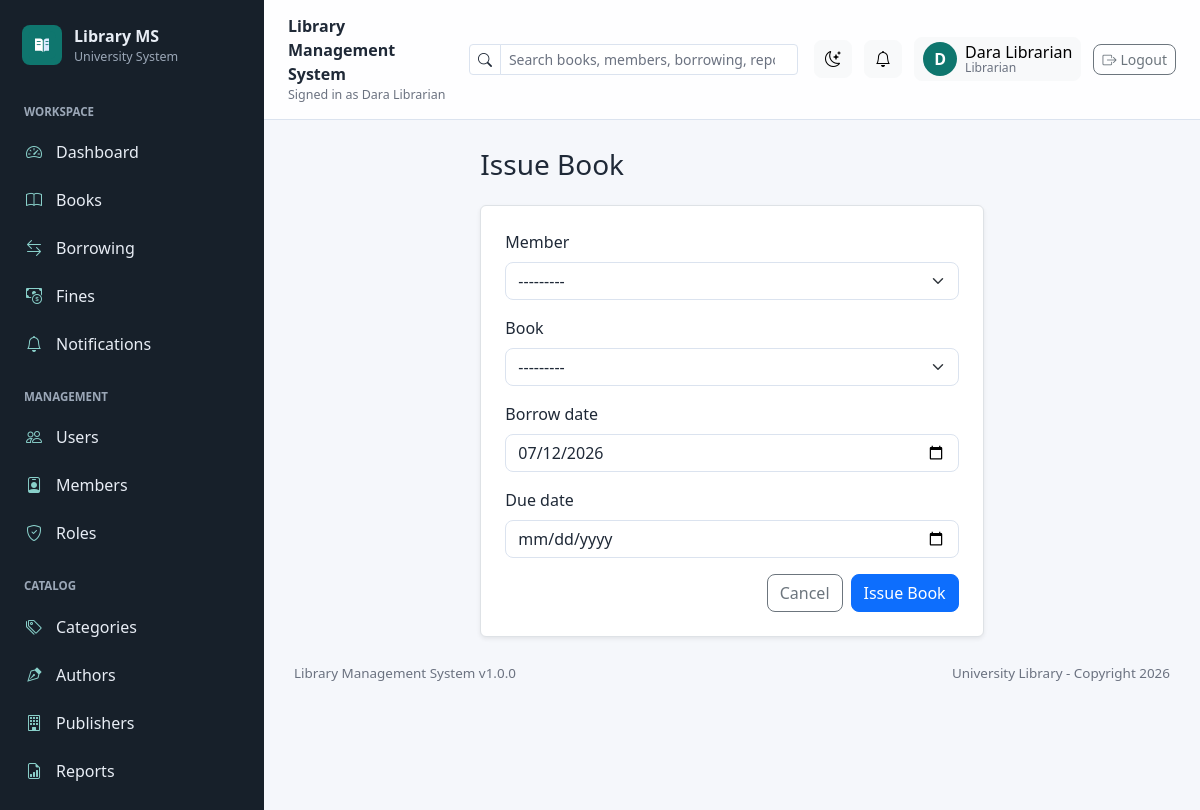
The page /borrowing/issue/ (signed in) on the database its author committed.
### apps/library/models.py (models this page shows, shortened)
class User(AbstractBaseUser):
    user_id = models.BigAutoField(primary_key=True)
    role = models.ForeignKey(
        Role,
        on_delete=models.PROTECT,
        related_name="users",
        db_column="role_id",
    )
    username = models.CharField(max_length=50, unique=True)
    email = models.EmailField(max_length=100, unique=True)
    full_name = models.CharField(max_length=100)
    phone = models.CharField(max_length=20, blank=True)
    address = models.TextField(blank=True)
    is_active = models.BooleanField(default=True)
    is_staff = models.BooleanField(default=False)
    is_superuser = models.BooleanField(default=False)
    created_at = models.DateTimeField(default=timezone.now, editable=False)
    updated_at = models.DateTimeField(auto_now=True)
    objects = UserManager()
    USERNAME_FIELD = "username"
    REQUIRED_FIELDS = ["email", "full_name", "role"]
    class Meta:
        db_table = "users"
        ordering = ["username"]
        indexes = [
            models.Index(fields=["role", "is_active"], name="users_role_active_idx"),
            models.Index(
                fields=["is_staff", "is_active"],
                name="users_staff_active_idx",
            ),
        ]
    @property
    def can_manage_library(self):
        if self.is_superuser or self.is_staff:
            return True

class Role(models.Model):
    role_id = models.BigAutoField(primary_key=True)
    role_name = models.CharField(max_length=50, unique=True)
    description = models.TextField(blank=True)
    class Meta:
        db_table = "roles"
        ordering = ["role_name"]

class Member(models.Model):
    STUDENT = "student"
    TEACHER = "teacher"
    STAFF = "staff"
    LIBRARIAN = "librarian"
    MEMBER_TYPE_CHOICES = [
        (STUDENT, "Student"),
        (TEACHER, "Teacher"),
        (STAFF, "Staff"),
        (LIBRARIAN, "Librarian"),
    ]
    ACTIVE = "active"
    SUSPENDED = "suspended"
    EXPIRED = "expired"
    STATUS_CHOICES = [
        (ACTIVE, "Active"),
        (SUSPENDED, "Suspended"),
        (EXPIRED, "Expired"),
    ]
    member_id = models.BigAutoField(primary_key=True)
    user = models.OneToOneField(
        User,
        on_delete=models.CASCADE,
        related_name="member",
        db_column="user_id",
    )
    member_code = models.CharField(max_length=30, unique=True)
    member_type = models.CharField(max_length=20, choices=MEMBER_TYPE_CHOICES)
    department = models.CharField(max_length=100, blank=True)
    phone = models.CharField(max_length=20, blank=True)
    address = models.TextField(blank=True)
    registration_date = models.DateField(default=timezone.localdate)
    status = models.CharField(max_length=20, choices=STATUS_CHOICES, default=ACTIVE)
    class Meta:
        db_table = "members"
        ordering = ["member_code"]
        indexes = [
            models.Index(
                fields=["member_type", "status"],
                name="members_type_status_idx",
            ),
            models.Index(fields=["status"], name="members_status_idx"),
        ]
    def __str__(self):
        return f"{self.member_code} - {self.user.full_name}"

class Book(models.Model):
    AVAILABLE = "available"
    BORROWED = "borrowed"
    LOST = "lost"
    DAMAGED = "damaged"
    UNDER_REPAIR = "under_repair"
    STATUS_CHOICES = [
        (AVAILABLE, "Available"),
        (BORROWED, "Borrowed"),
        (LOST, "Lost"),
        (DAMAGED, "Damaged"),
        (UNDER_REPAIR, "Under Repair"),
    ]
    book_id = models.BigAutoField(primary_key=True)
    category = models.ForeignKey(
        Category,
        on_delete=models.PROTECT,
        related_name="books",
        db_column="category_id",
    )
    author = models.ForeignKey(
        Author,
        on_delete=models.PROTECT,
        related_name="books",
        db_column="author_id",
    )
    publisher = models.ForeignKey(
        Publisher,
        on_delete=models.PROTECT,
        related_name="books",
        db_column="publisher_id",
    )
    isbn = models.CharField(max_length=20, unique=True)
    title = models.CharField(max_length=200)
    edition = models.CharField(max_length=50, blank=True)
    publication_year = models.PositiveSmallIntegerField(
        null=True,
        blank=True,
        validators=[MinValueValidator(1000), MaxValueValidator(9999)],
    )
    quantity = models.PositiveIntegerField(default=1)
    available_quantity = models.PositiveIntegerField(default=1)
    shelf_location = models.CharField(max_length=100, blank=True)
    status = models.CharField(
        max_length=20,
        choices=STATUS_CHOICES,
        default=AVAILABLE,
    )
    created_at = models.DateTimeField(default=timezone.now, editable=False)
    updated_at = models.DateTimeField(auto_now=True)
    class Meta:
        db_table = "books"
        ordering = ["title"]
        indexes = [
            models.Index(
                fields=["status", "available_quantity"],
                name="books_status_available_idx",
            ),
            models.Index(
                fields=["category", "status"],
                name="books_category_status_idx",
            ),
            models.Index(fields=["title"], name="books_title_idx"),
        ]
        constraints = [
            models.CheckConstraint(
                condition=Q(quantity__gte=0),
                name="books_quantity_non_negative",
            ),
            models.CheckConstraint(
                condition=Q(available_quantity__gte=0),
                name="books_available_quantity_non_negative",
            ),
            models.CheckConstraint(
                condition=Q(available_quantity__lte=F("quantity")),
                name="books_available_not_above_quantity",
            ),
        ]
    def __str__(self):
        return self.title

### apps/library/views.py (the view, shortened to what this page needs)
# urls.py: path("borrowing/issue/", views.borrow_create, name="borrow_create"),
@staff_required
@transaction.atomic
def borrow_create(request):
    form = BorrowForm(request.POST or None)
    return render(request, "library/borrow_form.html", {"form": form})

### templates/library/borrow_form.html (shortened to what this page needs)
{% extends "library/base.html" %}
{% block content %}
<div class="row justify-content-center">
    <div class="col-lg-7">
        <h1 class="h3 mb-4">Issue Book</h1>
        <form method="post" class="bg-white border rounded shadow-sm p-4" novalidate>
            {% for field in form %}
                <div class="mb-3">
                    <label class="form-label" for="{{ field.id_for_label }}">{{ field.label }}</label>
                    {{ field }}
                </div>
            {% endfor %}
            <div class="d-flex justify-content-end gap-2">
                <a class="btn btn-outline-secondary" href="{% url 'library:borrow_list' %}">Cancel</a>
                <button class="btn btn-primary" type="submit">Issue Book</button>
            </div>
        </form>
    </div>
</div>
{% endblock %}

### templates/library/base.html (shortened to what this page needs)
{% load static %}
<!doctype html>
<html lang="en" data-theme="light">
<head>
    <link href="https://cdn.jsdelivr.net/npm/bootstrap@5.3.3/dist/css/bootstrap.min.css" rel="stylesheet">
    <link href="https://cdn.jsdelivr.net/npm/bootstrap-icons@1.11.3/font/bootstrap-icons.min.css" rel="stylesheet">
    <link rel="stylesheet" href="{% static 'css/style.css' %}">
</head>
<body>
    {% if user.is_authenticated %}
        <div class="app-shell">
            <aside class="app-sidebar" id="appSidebar">
                <div class="sidebar-brand">
                    <a href="{% url 'library:dashboard' %}" class="sidebar-logo">
                        <span class="sidebar-logo-mark">
                            <img src="{% static 'images/library-logo.svg' %}" alt="" aria-hidden="true">
                        </span>
                        <span>
                            <span class="sidebar-title">Library MS</span>
                            <span class="sidebar-subtitle">University System</span>
                        </span>
                    </a>
                </div>
                <nav class="sidebar-nav" aria-label="Main navigation">
                    <div class="sidebar-section">Workspace</div>
                    <a class="sidebar-link" href="{% url 'library:dashboard' %}">
                        <i class="bi bi-speedometer2"></i><span>Dashboard</span>
                    </a>
                    <a class="sidebar-link" href="{% url 'library:book_list' %}">
                        <i class="bi bi-book"></i><span>Books</span>
                    </a>
                    <a class="sidebar-link" href="{% url 'library:borrow_list' %}">
                        <i class="bi bi-arrow-left-right"></i><span>Borrowing</span>
                    </a>
                    <a class="sidebar-link" href="{% url 'library:fine_list' %}">
                        <i class="bi bi-cash-coin"></i><span>Fines</span>
                    </a>
                    <a class="sidebar-link" href="{% url 'library:notification_list' %}">
                        <i class="bi bi-bell"></i><span>Notifications</span>
                    </a>
                    {% if user.can_manage_library %}
                        <div class="sidebar-section">Management</div>
                        <a class="sidebar-link" href="{% url 'library:entity_list' entity='users' %}">
                            <i class="bi bi-people"></i><span>Users</span>
                        </a>
                        <a class="sidebar-link" href="{% url 'library:entity_list' entity='members' %}">
                            <i class="bi bi-person-badge"></i><span>Members</span>
                        </a>
                        <a class="sidebar-link" href="{% url 'library:entity_list' entity='roles' %}">
                            <i class="bi bi-shield-check"></i><span>Roles</span>
                        </a>
                        <div class="sidebar-section">Catalog</div>
                        <a class="sidebar-link" href="{% url 'library:entity_list' entity='categories' %}">
                            <i class="bi bi-tags"></i><span>Categories</span>
                        </a>
                        <a class="sidebar-link" href="{% url 'library:entity_list' entity='authors' %}">
                            <i class="bi bi-vector-pen"></i><span>Authors</span>
                        </a>
                        <a class="sidebar-link" href="{% url 'library:entity_list' entity='publishers' %}">
                            <i class="bi bi-building"></i><span>Publishers</span>
                        </a>
                        <a class="sidebar-link" href="{% url 'library:report_list' %}">
                            <i class="bi bi-file-earmark-bar-graph"></i><span>Reports</span>
                        </a>
                    {% endif %}
                </nav>
            </aside>
            <div class="app-main">
                <header class="app-topbar">
                    <div class="topbar-left">
                        <div>
                            <div class="topbar-title">Library Management System</div>
                            <div class="topbar-subtitle">Signed in as {{ user.full_name }}</div>
                        </div>
                    </div>
                    <div class="global-search d-none d-xl-block">
                        <div class="input-group input-group-sm">
                            <span class="input-group-text"><i class="bi bi-search"></i></span>
                            <input
                                class="form-control"
                                id="globalSearch"
                                type="search"
                                placeholder="Search books, members, borrowing, reports"
                                autocomplete="off"
                                data-global-search
                                aria-controls="globalSearchResults"
                            >
                        </div>
                    </div>
                    <div class="topbar-actions">
                        <button class="btn btn-icon btn-light" type="button" data-theme-toggle aria-label="Switch theme">
                            <i class="bi bi-moon-stars" data-theme-icon></i>
                        </button>
                        <div class="dropdown">
                            <button class="btn btn-icon btn-light position-relative" type="button" data-bs-toggle="dropdown" aria-expanded="false" aria-label="Notification center">
                                <i class="bi bi-bell"></i>
                            </button>
                        </div>
                        <button class="btn btn-light topbar-profile" type="button" data-bs-toggle="offcanvas" data-bs-target="#accountPanel" aria-controls="accountPanel">
                            <span class="avatar-circle" data-avatar-preview>{{ user.full_name|default:user.username|slice:":1" }}</span>
                            <span class="profile-copy d-none d-md-inline">
                                <span>{{ user.full_name|default:user.username }}</span>
                                <small>{{ user.role.role_name }}</small>
                            </span>
                        </button>
                        <form method="post" action="{% url 'library:logout' %}">
                            <button class="btn btn-outline-secondary btn-sm" type="submit">
                                <i class="bi bi-box-arrow-right me-1"></i>Logout
                            </button>
                        </form>
                    </div>
                </header>
                <main class="app-content" id="mainContent" tabindex="-1">
    {% endif %}
        {% block content %}{% endblock %}
    {% if user.is_authenticated %}
                    <footer class="app-footer">
                        <span>Library Management System v1.0.0</span>
                        <span>University Library - Copyright {% now "Y" %}</span>
                    </footer>
                </main>
            </div>
        </div>
    {% else %}
        <footer class="public-footer">
            <span>Library Management System v1.0.0</span>
            <span>University Library - Copyright {% now "Y" %}</span>
        </footer>
        </main>
    {% endif %}
</body>
</html>

### rows shown on the page
User: full_name "Dara Librarian", full_name "D", role.role_name "Librarian"
Member: form "---------"
Book: form "---------"

### other values the page prints
{{ field.label }} "Member" "Book" "Borrow date" "Due date"
